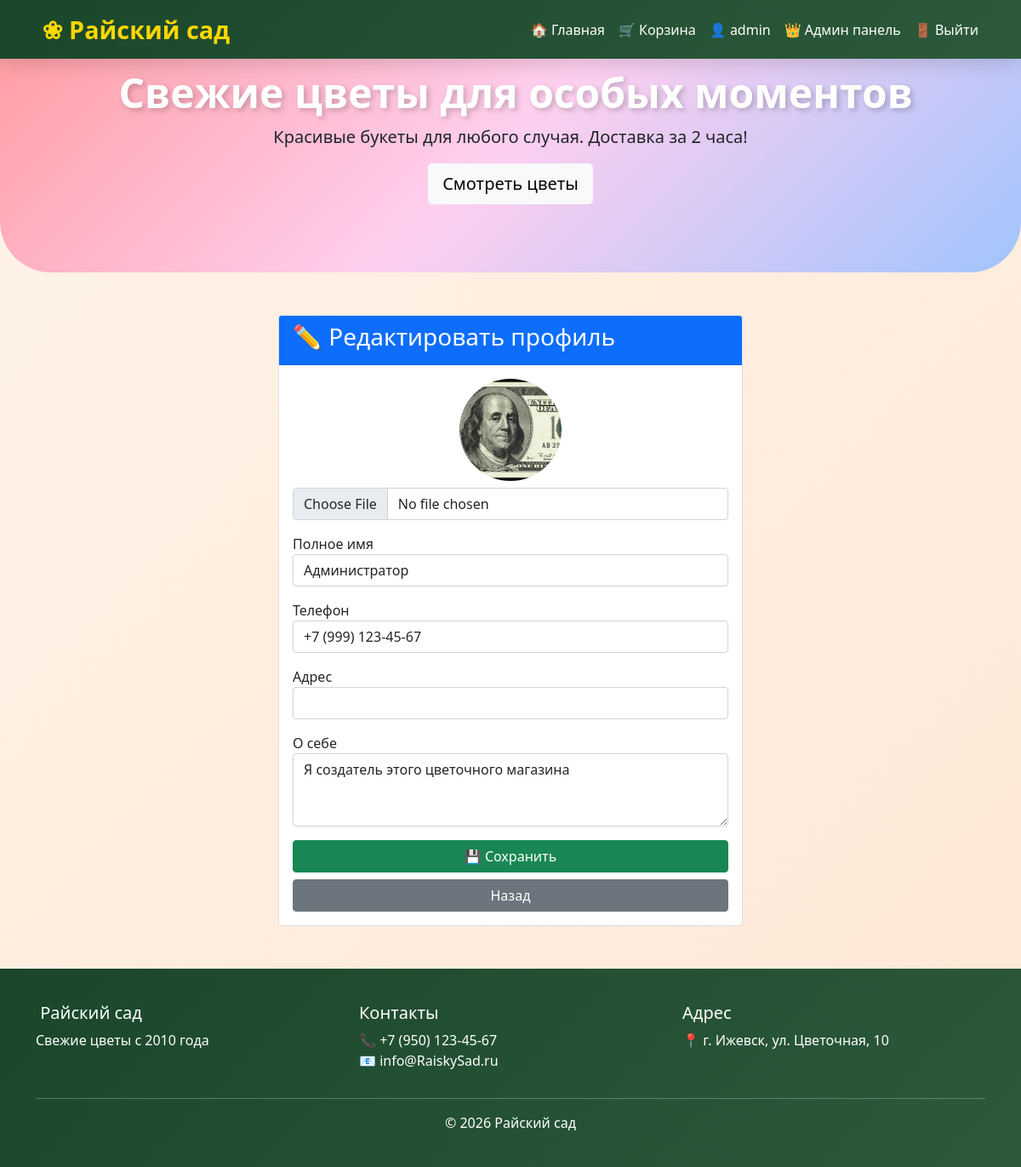
Screenshot of /edit_profile (signed in) with the database file from the repository.
### app.py (models this page shows)
class User(db.Model):
    id = db.Column(db.Integer, primary_key=True)
    username = db.Column(db.String(80), unique=True, nullable=False)
    email = db.Column(db.String(120), unique=True, nullable=False)
    password = db.Column(db.String(200), nullable=False)
    is_admin = db.Column(db.Boolean, default=False)
    created_at = db.Column(db.DateTime, default=datetime.utcnow)
    avatar = db.Column(db.String(200), default='default_avatar.png')
    full_name = db.Column(db.String(100), default='')
    phone = db.Column(db.String(20), default='')
    address = db.Column(db.String(200), default='')
    bio = db.Column(db.Text, default='')
    orders = db.relationship('Order', backref='user', lazy=True)

### app.py (the view, shortened to what this page needs)
@app.route('/edit_profile', methods=['GET', 'POST'])
def edit_profile():
    if 'user_id' not in session:
        flash('Пожалуйста, войдите в аккаунт', 'warning')
        return redirect(url_for('login'))
    user = User.query.get(session['user_id'])
    return render_template('edit_profile.html', user=user)

### templates/edit_profile.html (shortened to what this page needs)
{% extends "base.html" %}
{% block content %}
<div class="row justify-content-center">
    <div class="col-md-6">
        <div class="card">
            <div class="card-header bg-primary text-white"><h3>✏️ Редактировать профиль</h3></div>
            <div class="card-body">
                <form method="POST" enctype="multipart/form-data">
                    <div class="text-center mb-3">
                        <img src="{{ url_for('static', filename='avatars/' + user.avatar) }}" id="avatarPreview" style="width: 120px; height: 120px; border-radius: 50%; object-fit: cover;">
                        <input type="file" name="avatar" id="avatar" class="form-control mt-2" accept="image/*" onchange="previewAvatar(this)">
                    </div>
                    <div class="mb-3"><label>Полное имя</label><input type="text" name="full_name" class="form-control" value="{{ user.full_name }}"></div>
                    <div class="mb-3"><label>Телефон</label><input type="text" name="phone" class="form-control" value="{{ user.phone }}"></div>
                    <div class="mb-3"><label>Адрес</label><input type="text" name="address" class="form-control" value="{{ user.address }}"></div>
                    <div class="mb-3"><label>О себе</label><textarea name="bio" class="form-control" rows="3">{{ user.bio }}</textarea></div>
                    <button type="submit" class="btn btn-success w-100">💾 Сохранить</button>
                    <a href="{{ url_for('account') }}" class="btn btn-secondary w-100 mt-2">Назад</a>
                </form>
            </div>
        </div>
    </div>
</div>
{% endblock %}

### templates/base.html (shortened to what this page needs)
<!DOCTYPE html>
<html lang="ru">
<head>
    <link href="https://cdn.jsdelivr.net/npm/bootstrap@5.1.3/dist/css/bootstrap.min.css" rel="stylesheet">
    <link rel="stylesheet" href="https://cdnjs.cloudflare.com/ajax/libs/font-awesome/6.0.0/css/all.min.css">
</head>
<body>
    <nav class="navbar navbar-expand-lg fixed-top">
        <div class="container">
            <a class="navbar-brand" href="{{ url_for('index') }}">
                 ❀ Райский сад
            </a>
            <div class="collapse navbar-collapse" id="navbarNav">
                <ul class="navbar-nav ms-auto">
                    <li class="nav-item"><a class="nav-link" href="{{ url_for('index') }}">🏠 Главная</a></li>
                    {% if session.user_id %}
                        <li class="nav-item position-relative">
                            <a class="nav-link" href="{{ url_for('cart') }}">🛒 Корзина
                            </a>
                        </li>
                        <li class="nav-item"><a class="nav-link" href="{{ url_for('account') }}">👤 {{ session.username }}</a></li>
                        {% if session.is_admin %}<li class="nav-item"><a class="nav-link" href="{{ url_for('admin_panel') }}">👑 Админ панель</a></li>{% endif %}
                        <li class="nav-item"><a class="nav-link" href="{{ url_for('logout') }}">🚪 Выйти</a></li>
                    {% else %}
                        <li class="nav-item"><a class="nav-link" href="{{ url_for('login') }}">🔑 Войти</a></li>
                        <li class="nav-item"><a class="nav-link" href="{{ url_for('register') }}">📝 Регистрация</a></li>
                    {% endif %}
                </ul>
            </div>
        </div>
    </nav>
    <div class="hero-section">
        <div class="container text-center">
            <h1> Свежие цветы для особых моментов</h1>
            <p class="lead">Красивые букеты для любого случая. Доставка за 2 часа!</p>
            <a href="{{ url_for('index') }}" class="btn btn-light btn-lg">Смотреть цветы</a>
        </div>
    </div>
    <div class="container">
        {% block content %}{% endblock %}
    </div>
    <footer class="footer">
        <div class="container">
            <div class="row">
                <div class="col-md-4">
                    <h5> Райский сад</h5>
                    <p>Свежие цветы с 2010 года</p>
                </div>
                <div class="col-md-4">
                    <h5>Контакты</h5>
                    <p>📞 +7 (950) 123-45-67<br>📧 info@RaiskySad.ru</p>
                </div>
                <div class="col-md-4">
                    <h5>Адрес</h5>
                    <p>📍 г. Ижевск, ул. Цветочная, 10</p>
                </div>
            </div>
            <hr>
            <div class="text-center">© 2026 Райский сад</div>
        </div>
    </footer>
</body>
</html>

### templates/base.html (style rules this page uses)
* { margin: 0; padding: 0; box-sizing: border-box; }
body { font-family: 'Segoe UI', Tahoma, Geneva, Verdana, sans-serif; background: linear-gradient(135deg, #fef3e8 0%, #ffe8d6 100%); min-height: 100vh; }
.navbar { background: linear-gradient(135deg, #1a472a, #2d5a3b) !important; box-shadow: 0 5px 25px rgba(0,0,0,0.15); }
.navbar-brand { font-size: 1.8rem; font-weight: bold; color: #ffd700 !important; }
.nav-link { color: white !important; transition: all 0.3s; }
.hero-section { background: linear-gradient(135deg, #ff9a9e 0%, #fecfef 50%, #a1c4fd 100%); padding: 80px 0; margin-bottom: 50px; border-radius: 0 0 60px 60px; }
.hero-section h1 { font-size: 3rem; font-weight: bold; color: #fff; text-shadow: 3px 3px 6px rgba(0,0,0,0.2); }
.footer { background: linear-gradient(135deg, #1a472a, #2d5a3b); color: white; padding: 40px 0; margin-top: 50px; }

### rows the page displays
User: username "admin", avatar (picture), full_name "Администратор", phone "+7 (999) 123-45-67", bio "Я создатель этого цветочного магазина"
